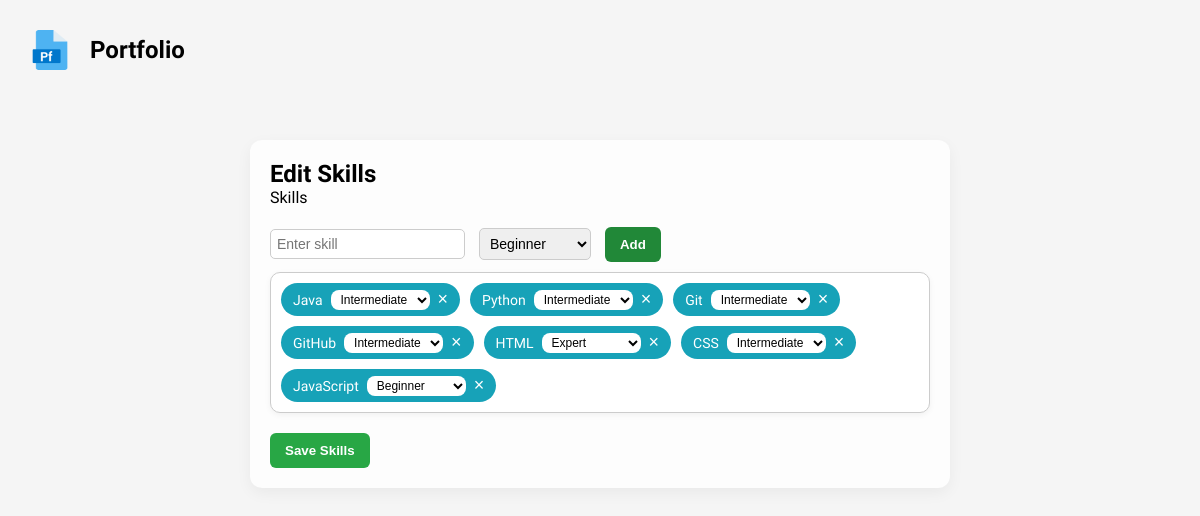
The app's page /update_skills/ (signed in) with its own data.
### portfolio/models.py (models this page shows, shortened)
class Skill(models.Model):
    PROFICIENCY_LEVELS = [
        ("Beginner", "Beginner"),
        ("Intermediate", "Intermediate"),
        ("Expert", "Expert"),
    ]
    user_profile = models.ForeignKey(
        UserProfile,
        on_delete=models.CASCADE,
        related_name="skills",
        verbose_name="User Profile"
    )
    skill = models.CharField(max_length=100, verbose_name="Skill")
    proficiency = models.CharField(
        max_length=20,
        choices=PROFICIENCY_LEVELS,
        default="Beginner",
        verbose_name="Proficiency Level"
    )

### portfolio/views.py (the view)
# urls.py: path('update_skills/', views.update_skills, name='update_skills'),
def update_skills(request):
    if request.method == "POST":
        user_profile = request.user.profile
        Skill.objects.filter(user_profile=user_profile).delete()
        skills_json = request.POST.get("skills_data", "[]")
        try:
            skills_list = json.loads(skills_json)
        except json.JSONDecodeError:
            skills_list = []
        for item in skills_list:
            skill_name = item.get("skill", "").strip()
            proficiency = item.get("proficiency", "Beginner").strip()
            if skill_name:
                Skill.objects.create(
                    user_profile=user_profile,
                    skill=skill_name,
                    proficiency=proficiency
                )
        return redirect("user_profile", uname=request.user.username)
    else:
        skills = Skill.objects.filter(user_profile=request.user.profile)
        return render(request, "forms/edit_skills.html", {"skills": skills})

### template/forms/edit_skills.html (shortened to what this page needs)
{% extends './base_form.html' %}
{% load static %}
{% block stylesheet %}
<link rel="stylesheet" href="{% static 'css/base_form.css' %}">
{% endblock %}
{% block form %}
<div class="form-container">
    <h2>Edit Skills</h2>
    <form id="skillForm" action="{% url 'update_skills' %}" method="POST">
        <label>Skills</label>
        <div>
            <input type="text" id="skillInput" placeholder="Enter skill">
            <select id="proficiencySelect">
                <option value="Beginner">Beginner</option>
            </select>
            <button type="button" id="addSkill">Add</button>
        </div>
        <div class="tag-box" id="tagBox">
            {% for skill in skills %}
                <span class="tag" data-skill="{{ skill.skill }}" data-proficiency="{{ skill.proficiency }}">
                    {{ skill.skill }}
                    <select onchange="updateProficiency(this)">
                        <option value="Beginner" {% if skill.proficiency == 'Beginner' %}selected{% endif %}>Beginner</option>
                        <option value="Intermediate" {% if skill.proficiency == 'Intermediate' %}selected{% endif %}>Intermediate</option>
                        <option value="Expert" {% if skill.proficiency == 'Expert' %}selected{% endif %}>Expert</option>
                    </select>
                    <button type="button" onclick="removeTag(this)">×</button>
                </span>
            {% endfor %}
        </div>
        <button type="submit">Save Skills</button>
    </form>
</div>
{% endblock %}

### static/css/base_form.css (style rules this page uses)
* { margin: 0; padding: 0; box-sizing: border-box; }
body { background-color: whitesmoke; font-family: Nunito Sans; height: 100vh; }

### template/forms/edit_skills.html (style rules this page uses)
.tag-box { display: flex; flex-wrap: wrap; gap: 10px; padding: 10px; border: 1px solid #ccc; border-radius: 10px; background: #fff; margin-top: 10px; min-height: 40px; box-shadow: 0 2px 6px rgba(0,0,0,0.05); }
.tag { background: #17a2b8; color: white; padding: 6px 12px; border-radius: 25px; display: flex; align-items: center; gap: 8px; font-size: 14px; }
.tag select { border-radius: 8px; border: none; padding: 2px 6px; font-size: 12px; background: white; color: black; }
.tag button { background: none; border: none; color: white; font-size: 18px; cursor: pointer; }
#skillInput, #proficiencySelect { border: 1px solid #ccc; border-radius: 5px; padding: 6px; margin-top: 10px; margin-right: 10px; font-size: 14px; }
.form-container { width: 100%; max-width: 700px; margin: 40px auto; padding: 20px; background: #fdfdfd; border-radius: 12px; box-shadow: 0 5px 15px rgba(0, 0, 0, 0.05); }
#addSkill, button[type="submit"] { margin-top: 20px; padding: 10px 15px; background: #28a745; color: white; font-weight: bold; border: none; border-radius: 6px; cursor: pointer; }
#addSkill, button[type="submit"]:hover { background: #218838; }

### records on screen
Skill: skill "Java", proficiency "Intermediate"
Skill: skill "Python", proficiency "Intermediate"
Skill: skill "Git", proficiency "Intermediate"
Skill: skill "GitHub", proficiency "Intermediate"
Skill: skill "HTML", proficiency "Expert"
Skill: skill "CSS", proficiency "Intermediate"
Skill: skill "JavaScript", proficiency "Beginner"
